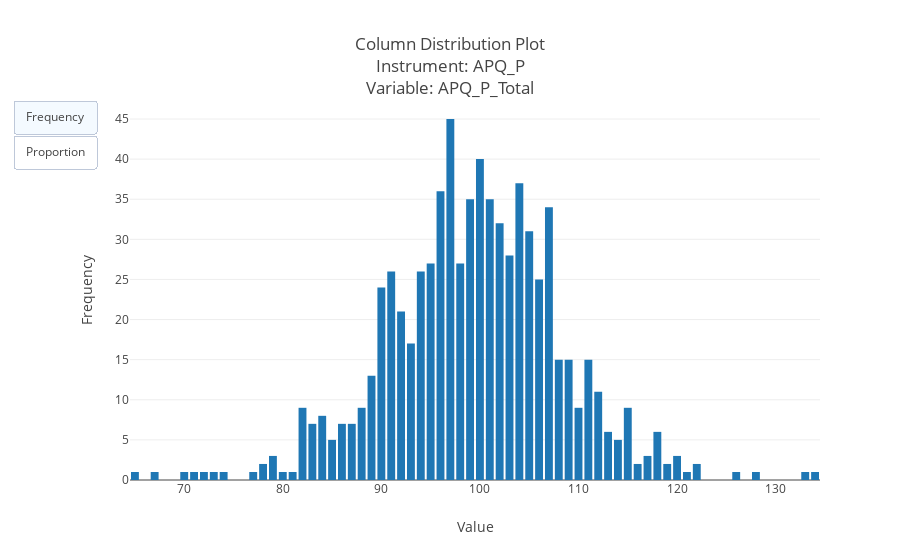

Here is the notebook cell this chart was saved with:
### Code cell
lpl.ColumnDistributionPlotter(pheno).plot(1)

### Figure 1 — Plotly figure (JSON) as saved in the notebook; plotly's stock layout.template omitted (floating-point values rounded to 4 significant figures)
{"data": [{"name": "Frequency", "type": "bar", "x": [65, 67, 70, 71, 72, 73, 74, 77, 78, 79, 80, 81, 82, 83, 84, 85, 86, 87, 88, 89, 90, 91, 92, 93, 94, 95, 96, 97, 98, 99, 100, 101, 102, 103, 104, 105, 106, 107, 108, 109, 110, 111, 112, 113, 114, 115, 116, 117, 118, 119, 120, 121, 122, 126, 128, 133, 134], "y": [1, 1, 1, 1, 1, 1, 1, 1, 2, 3, 1, 1, 9, 7, 8, 5, 7, 7, 9, 13, 24, 26, 21, 17, 26, 27, 36, 45, 27, 35, 40, 35, 32, 28, 37, 31, 25, 34, 15, 15, 9, 15, 11, 6, 5, 9, 2, 3, 6, 2, 3, 1, 2, 1, 1, 1, 1]}, {"name": "Proportion", "type": "bar", "visible": false, "x": [65, 67, 70, 71, 72, 73, 74, 77, 78, 79, 80, 81, 82, 83, 84, 85, 86, 87, 88, 89, 90, 91, 92, 93, 94, 95, 96, 97, 98, 99, 100, 101, 102, 103, 104, 105, 106, 107, 108, 109, 110, 111, 112, 113, 114, 115, 116, 117, 118, 119, 120, 121, 122, 126, 128, 133, 134], "y": [0.001362, 0.001362, 0.001362, 0.001362, 0.001362, 0.001362, 0.001362, 0.001362, 0.002725, 0.004087, 0.001362, 0.001362, 0.01226, 0.009537, 0.0109, 0.006812, 0.009537, 0.009537, 0.01226, 0.01771, 0.0327, 0.03542, 0.02861, 0.02316, 0.03542, 0.03678, 0.04905, 0.06131, 0.03678, 0.04768, 0.0545, 0.04768, 0.0436, 0.03815, 0.05041, 0.04223, 0.03406, 0.04632, 0.02044, 0.02044, 0.01226, 0.02044, 0.01499, 0.008174, 0.006812, 0.01226, 0.002725, 0.004087, 0.008174, 0.002725, 0.004087, 0.001362, 0.002725, 0.001362, 0.001362, 0.001362, 0.001362]}], "layout": {"title": "Column Distribution Plot<br>Instrument: APQ_P<br>Variable: APQ_P_Total", "updatemenus": [{"buttons": [{"args": [{"visible": [true, false]}, {"yaxis": {"title": "Frequency"}}], "label": "Frequency", "method": "update"}, {"args": [{"visible": [false, true]}, {"yaxis": {"title": "Proportion"}}], "label": "Proportion", "method": "update"}], "showactive": true, "type": "buttons"}], "xaxis": {"title": "Value"}, "yaxis": {"title": "Frequency"}}}
